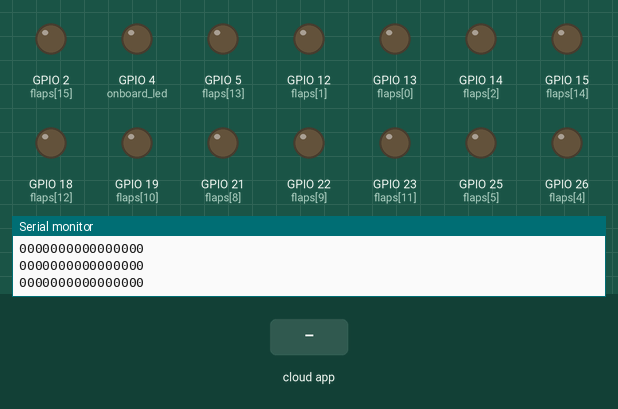
Simulated run of this program. Board: ESP32. Shown: output pins drawn as LEDs (lit = HIGH), the last lines printed to the serial monitor. Inputs (shaded band) come from the test bench. WiFi joins after 1.5 s; servers stay silent unless stated; the Firebase database answers and starts empty; not simulated (calls return 0 or success): secrets.h.

Above: at 8.7 s.
8.8 s: the phone or cloud app sets bits to 1
At 9.5 s:
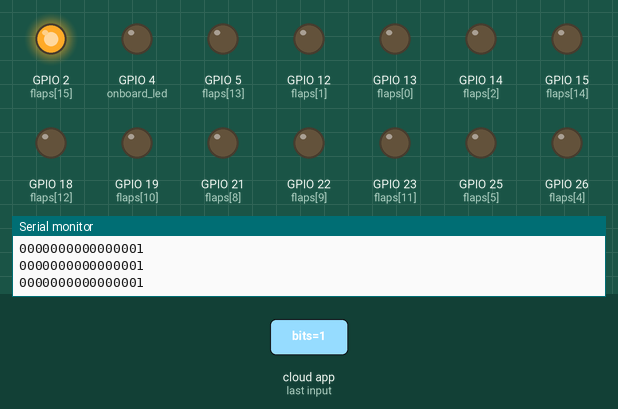
10.4 s: the phone or cloud app sets bits to 0
At 10.9 s:
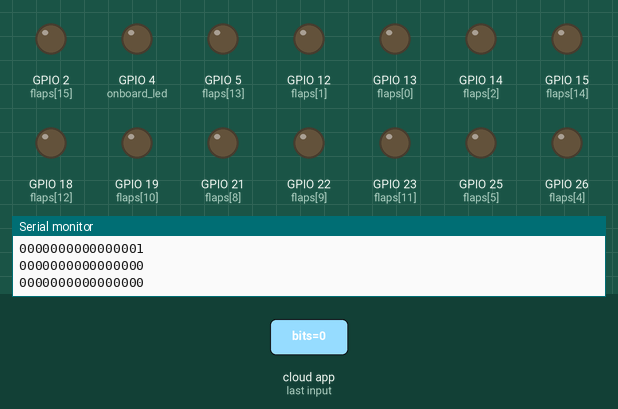
Timing chart, 0 to 13.4 s (numbered marks = the images above; inputs shaded):
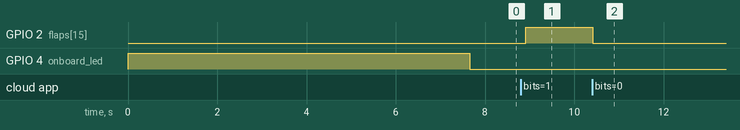

The program:

main.cpp
```cpp
// (licence header left out)
#include <secrets.h>
#include <Arduino.h>
#if defined(ESP32)
  #include <WiFi.h>
#elif defined(ESP8266)
  #include <ESP8266WiFi.h>
#endif
#include <Firebase_ESP_Client.h>

//Provide the token generation process info.
#include "addons/TokenHelper.h"
//Provide the RTDB payload printing info and other helper functions.
#include "addons/RTDBHelper.h"


//Define Firebase Data object
FirebaseData fbdo;

FirebaseAuth auth;
FirebaseConfig config;

unsigned long sendDataPrevMillis = 0;
int count = 0;
bool signupOK = false;

//pins for the first four flaps
//36 is top left
int flaps[16] = {13, 12, 14, 27, 26, 25, 33, 32, 21, 22, 19, 23, 18, 5, 15, 2};
int onboard_led = 4;

//the total number of flap values we are reading
int num_regs = 16;


const bool input_vals[16] = {false, false, false, false, false, false, false, false,false, false, false, false, false, false, false, false};


void setup(){

  digitalWrite(onboard_led, HIGH);


  for(int i = 0; i < num_regs; i++){
    pinMode(flaps[i], OUTPUT);
  }
  pinMode(onboard_led, OUTPUT);

   Serial.begin(115200);
  WiFi.begin(WIFI_SSID, WIFI_PASSWORD);
  Serial.print("Connecting to Wi-Fi");
  Serial.println(WIFI_SSID);
  Serial.println(WIFI_PASSWORD);

  while (WiFi.status() != WL_CONNECTED){
    Serial.print(".");
    delay(300);
  }

  Serial.println();
  Serial.print("Connected with IP: ");
  Serial.println(WiFi.localIP());
  Serial.println();

  /* Assign the api key (required) */
  config.api_key = API_KEY;

  /* Assign the RTDB URL (required) */
  config.database_url = DATABASE_URL;


  //set a connection delay here (or put sign up function in loop)
  delay(5000);
  Serial.println("attempting first signup");
  while(!signupOK){
    Serial.println("trying signup again");

    /* Sign up */
    if (Firebase.signUp(&config, &auth, "", "")){
      Serial.println("ok");
      signupOK = true;
    }
    else{
      Serial.printf("%s\n", config.signer.signupError.message.c_str());
    }
    delay(1000);
  }

  /* Assign the callback function for the long running token generation task */
  config.token_status_callback = tokenStatusCallback; //see addons/TokenHelper.h

  Firebase.begin(&config, &auth);
  Firebase.reconnectWiFi(true);

}

void loop() {


   if (Firebase.ready() && signupOK && (millis() - sendDataPrevMillis > 250 || sendDataPrevMillis == 0)) {
    sendDataPrevMillis = millis();


    if (Firebase.RTDB.getInt(&fbdo, "bits")) {
        digitalWrite(onboard_led, LOW);

      if (fbdo.dataType() == "int") {
        int intValue = fbdo.intData();
        char binary[17] = {0};
        int expanded = intValue + 65536;
        itoa(expanded,binary,2);
        char* string = binary + 1;
        Serial.println(string); //print out our string.
        for(int i = 0; i < num_regs; i++){
            digitalWrite(flaps[i], string[i] - '0'); //write to the pin (the - '0' converts the bit of the string to HIGH or LOW)
        }
      }
    }
    else {
      digitalWrite(onboard_led, HIGH);

      Serial.println(fbdo.errorReason());
    }

  }

}
```

Measured:
- after the input at 8.8 s, GPIO 2 (flaps[15]): LOW → HIGH after 0.11 s
- after the input at 10.4 s, GPIO 2 (flaps[15]): HIGH → LOW at once
